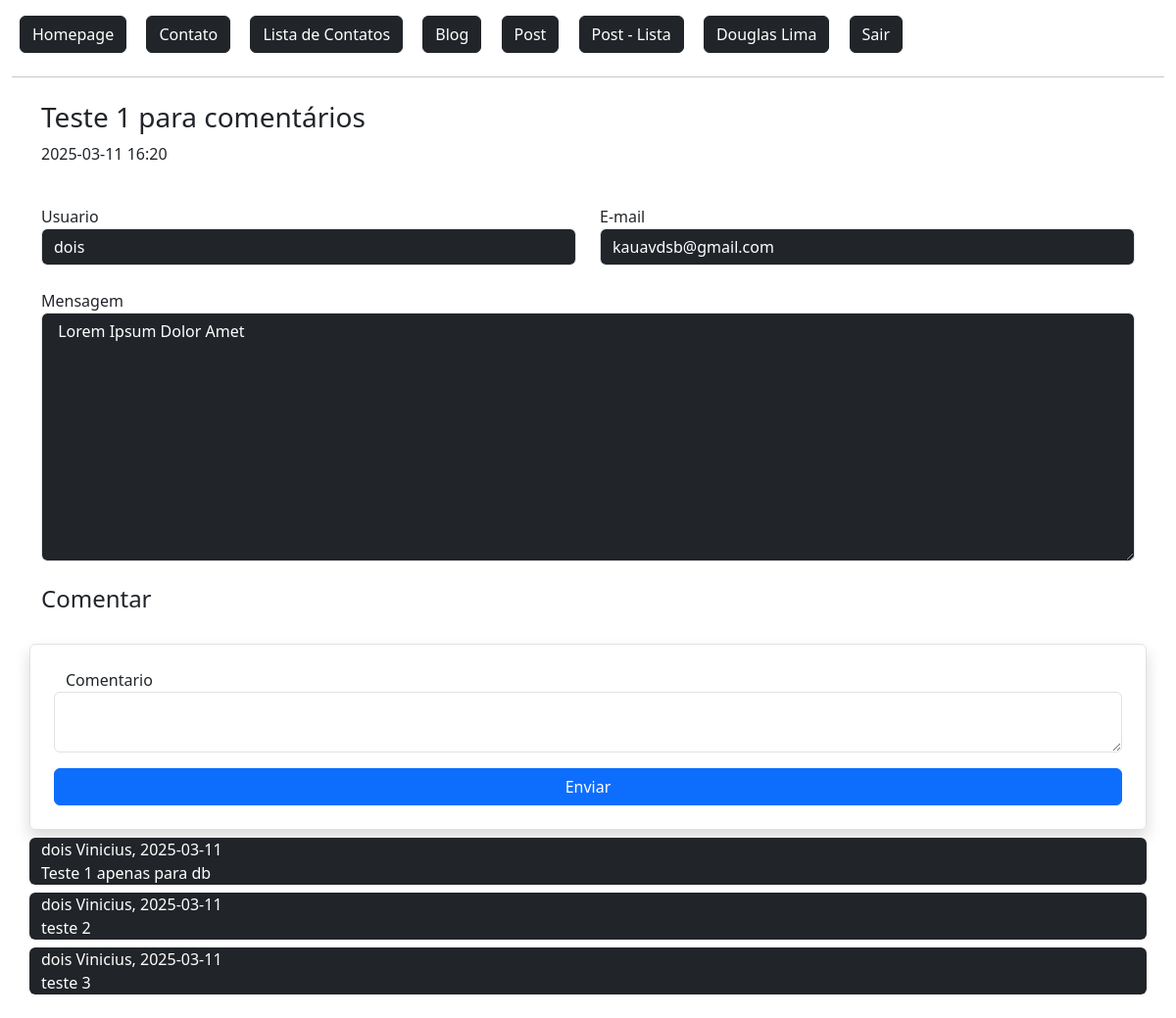
/post/1/ (signed in), run on an earlier commit of the app's database.
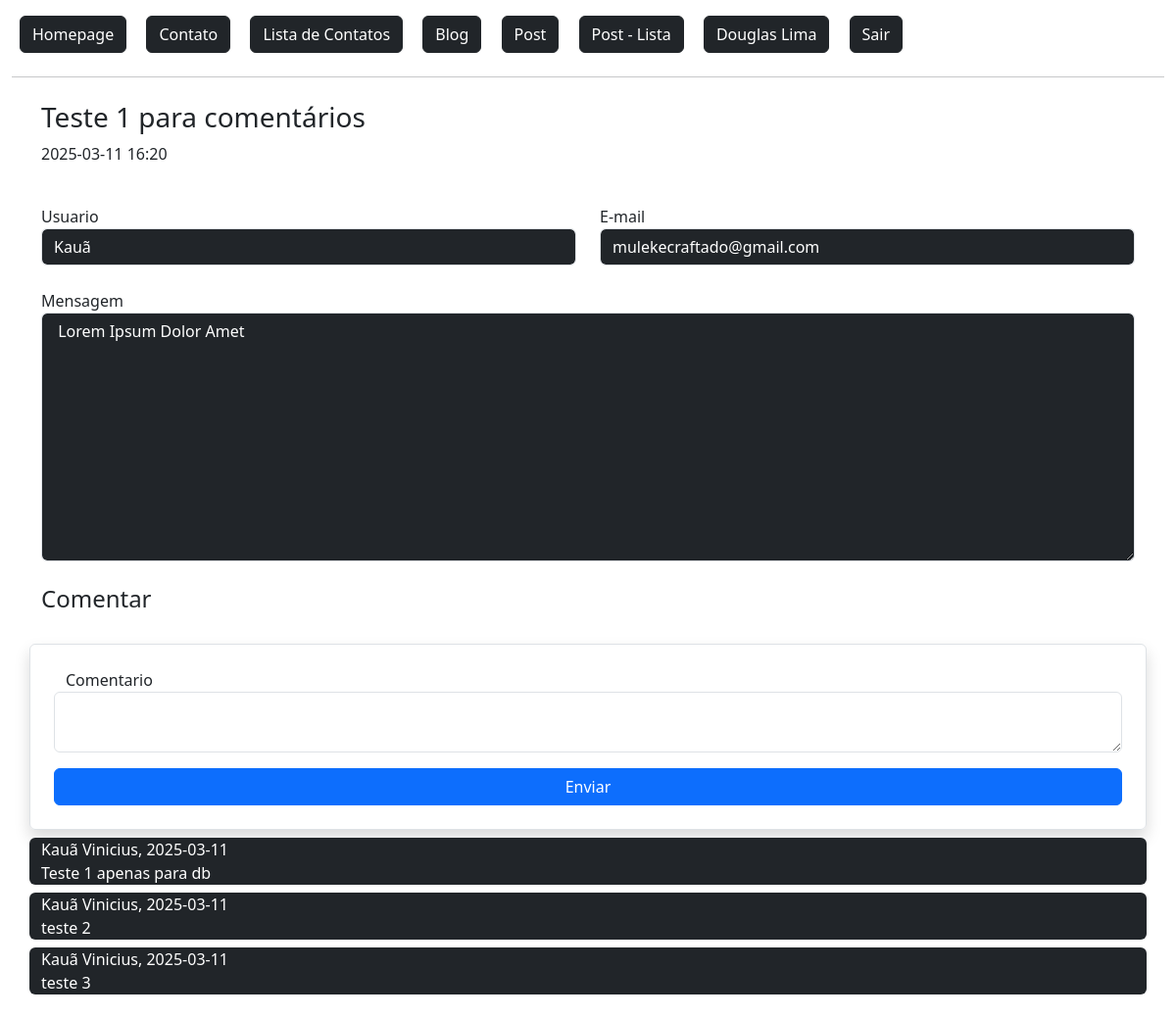
And on a later commit of the database.
### flaskLearn/models.py (models this page shows)
class User(db.Model, UserMixin):
    id = db.Column(db.Integer, primary_key=True)
    admin = db.Column(db.Boolean, default=False)
    nome = db.Column(db.String, nullable=True)
    sobrenome = db.Column(db.String, nullable=True)
    email = db.Column(db.String, nullable=True)
    senha = db.Column(db.String, nullable=True)
    data_cadastro = db.Column(db.DateTime, default=datetime.now())
    posts = db.relationship('Post', backref='user', lazy=True) #É a tabela referenciada. (um usuario pode ter varios posts)
    post_comentarios = db.relationship('PostComentarios', backref='user', lazy=True) #É a tabela referenciada. (um usuario pode ter varios posts)

class PostComentarios(db.Model):
    id = db.Column(db.Integer, primary_key=True)
    data_criacao = db.Column(db.DateTime, default=datetime.now())
    comentario = db.Column(db.String, nullable=True)
    user_id = db.Column(db.Integer, db.ForeignKey('user.id'), nullable=True)
    post_id = db.Column(db.Integer, db.ForeignKey('post.id'), nullable=True)
    def data_resumo(self):
        return str(self.data_criacao)[:10]

### flaskLearn/routes.py (the view)
@app.route('/post/<int:id>/', methods=['GET', 'POST'])
@login_required                 # Exige login do usuário.
def postDetail(id):
    obj = Post.query.get(id)
    lenComentarios = len(obj.comentarios)
    form = PostComentariosForm()
    context = {
        'lenComentarios': lenComentarios
    }
    if form.validate_on_submit():
        form.save(current_user.id, id)
        return redirect(url_for('postDetail', id=id))
    return render_template('posts/post_detail.html', obj=obj, form=form, context=context)

### flaskLearn/forms.py (shortened to what this page needs)
class PostComentariosForm(FlaskForm):
    comentario = TextAreaField('Comentario', validators=[DataRequired()])
    btnSubmit = SubmitField('Enviar')

### flaskLearn/models.py (called while the page is built)
@login_manager.user_loader # Retorna sessao do usuario no controle de login
def load_user(user_id):
    return User.query.get(user_id)

    def data_resumo(self):
        return str(self.data_criacao)[:16]

### flaskLearn/templates/posts/post_detail.html (shortened to what this page needs)
{% extends 'baseTemplate/base.html' %}
{% block content %}
{% include 'baseTemplate/nav.html' %}
<div class="container mt-4">
    <div class="row">
        <h3>{{ obj.titulo }}</h3>
        <p>{{ obj.data_resumo() }}</p>
        <div class="col-md-6 mt-4">
            Usuario
            <input type="text" value="{{ obj.user.nome }}" class="form-control bg-dark text-white" readonly>
        </div>
        <div class="col-md-6 mt-4">
            E-mail
            <input type="text" value="{{ obj.user.email }}" class="form-control bg-dark text-white" readonly>
        </div>
        <div class="col-12 mt-4">
            Mensagem
            <textarea type="text" rows="10" class="form-control bg-dark text-white" readonly> {{ obj.mensagem }} </textarea>
        </div>
    </div>
    <div class="row mt-4">
        <h4>Comentar</h4>
    </div>
    <form action="" method="post" class="row mt-4 p-4 rounded border shadow">
        {{ form.comentario.label() }}
        {{ form.comentario(class="form-control") }}
        {{ form.btnSubmit(class="btn btn-primary col-12 mt-3")}}
    </form>
    <div class="row mb-4">
        {% for comentario in range(context.lenComentarios) %}
            <div class="col-12 bg-dark rounded text-white mt-2">
                {{ obj.comentarios[comentario].user.nome }} {{ obj.comentarios[comentario].user.sobrenome }}<span>, </span>
                {{ obj.comentarios[comentario].data_resumo() }} <br>
                {{ obj.comentarios[comentario].comentario }}
            </div>
        {% endfor %}
    </div>
</div>
{% endblock %}

What changed in the data, as far as the page shows it:
changed User "Vinicius": user.nome "dois" → "Kauã"; user.email "kauavdsb@gmail.com" → "mulekecraftado@gmail.com"
Also different on the page:
new list line: "Kauã Vinicius"
new list line: "2025-03-11 Teste 1 apenas para db"
new list line: "2025-03-11 teste 2"
new list line: "2025-03-11 teste 3"
list line gone: "dois Vinicius"
list line gone: "2025-03-11 Teste 1 apenas para db"
list line gone: "2025-03-11 teste 2"
list line gone: "2025-03-11 teste 3"
